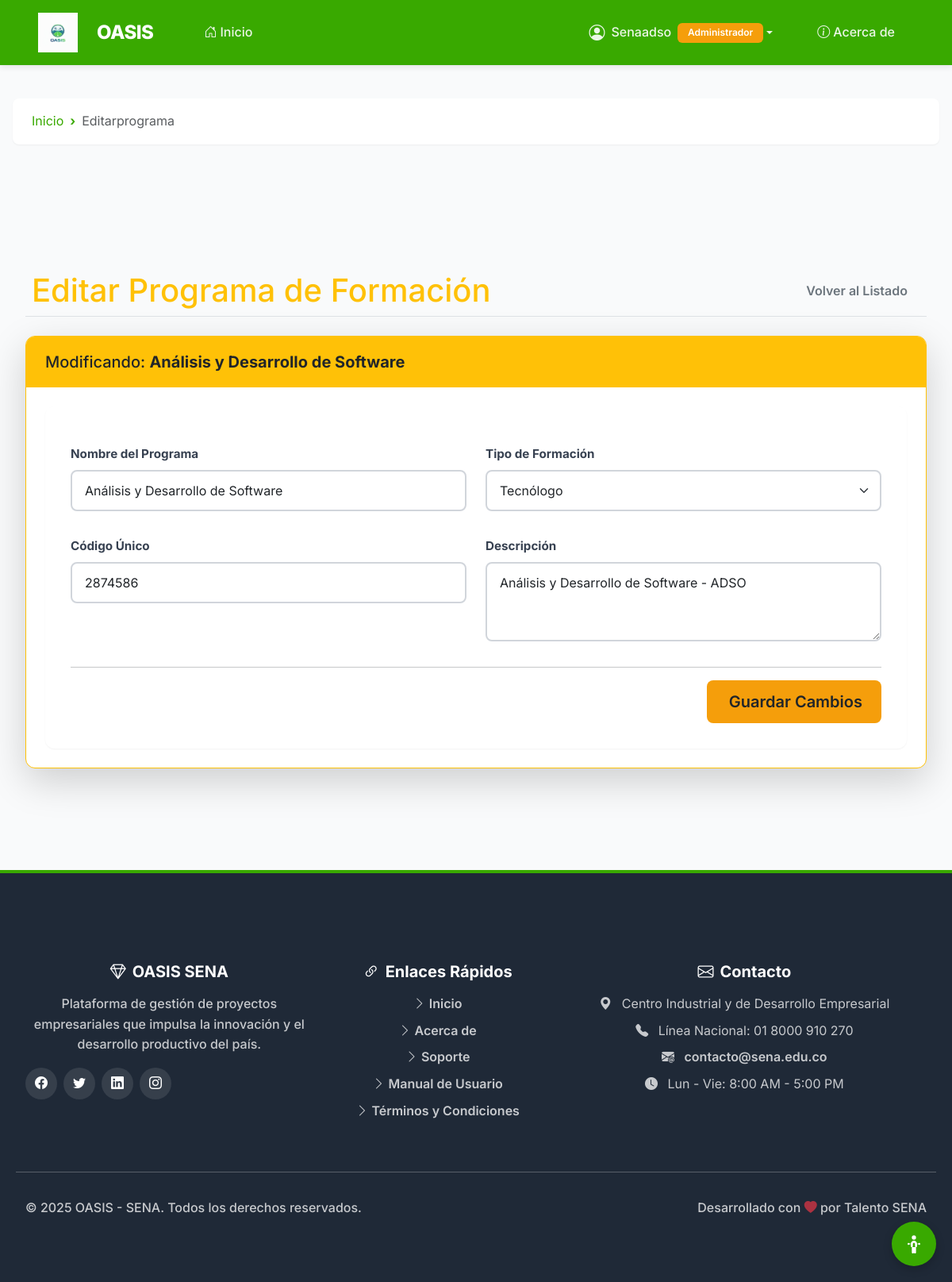
Screenshot of /gestion/programas/editar/1/ (signed in) with the database file from the repository.
### usuario/models.py (models this page shows, shortened)
class Usuario(AbstractUser):
    ADMIN = "ADMIN"
    EMPRESA = "EMPRESA"
    APRENDIZ = "APRENDIZ"
    INSTRUCTOR = "INSTRUCTOR"
    ROLES = [
        (ADMIN, "Administrador"),
        (EMPRESA, "Empresa"),
        (APRENDIZ, "Aprendiz"),
        (INSTRUCTOR, "Instructor"),
    ]
    rol = models.CharField(max_length=20, choices=ROLES, default=APRENDIZ, verbose_name="Rol del Usuario")
    esta_activo = models.BooleanField(default=True, verbose_name="Está Activo")
    class Meta:
        verbose_name = "Usuario del Sistema"
        verbose_name_plural = "Usuarios del Sistema"

class ProgramaFormativo(models.Model):
    TECNICO = "TECNICO"
    TECNOLOGO = "TECNOLOGO"
    ESPECIALIZACION = "ESPECIALIZACION"
    UNIVERSITARIO = "UNIVERSITARIO"
    TIPOS = [
        (TECNICO, "Técnico"),
        (TECNOLOGO, "Tecnólogo"),
        (ESPECIALIZACION, "Especialización Tecnológica"),
        (UNIVERSITARIO, "Universitario"),
    ]
    nombre = models.CharField(max_length=50, unique=True, verbose_name="Programa de Formación")
    descripcion = models.TextField(blank=True, null=True, verbose_name="Descripción")
    tipo = models.CharField(max_length=20, choices=TIPOS, verbose_name="Tipo de Programa")
    codigo = models.CharField(max_length=20, unique=True, verbose_name="Código del Programa")
    activo = models.BooleanField(default=True)
    class Meta:
        verbose_name = "Programa Formativo"
        verbose_name_plural = "Programas Formativos"

### usuario/utils.py (the view)
        def _wrapped_view(request, *args, **kwargs):
            user = request.user
            if not user.is_authenticated:
                return redirect(reverse('auth:login') + f'?next={request.get_full_path()}')
            if user.is_superuser:
                return view_func(request, *args, **kwargs)
            if hasattr(user, 'rol') and user.rol in allowed_roles:
                return view_func(request, *args, **kwargs)
            messages.error(request, "No tienes permiso para acceder a esta página.")
            return redirect('home:inicio') # Redirige a la página de inicio de la app 'home'

### gestion/templates/editar_programa.html (shortened to what this page needs)
{% extends 'base.html' %}
{% load widget_tweaks %}
{% block content %}
<div class="container my-5">
    <div class="d-flex justify-content-between align-items-center mb-4 border-bottom pb-2">
        <h1 class="text-warning mb-0">
             Editar Programa de Formación
        </h1>
        <a href="{% url 'gestion:gestion_programas' %}" class="btn btn-outline-secondary">
             Volver al Listado
        </a>
    </div>
    <div class="card shadow-lg border-warning">
        <div class="card-header bg-warning text-dark">
            <h5 class="mb-0">Modificando: <strong>{{ programa.nombre }}</strong></h5>
        </div>
        <div class="card-body">
            <form method="POST" novalidate>
                <div class="row">
                    <div class="col-md-6">
                        <div class="mb-3">
                            <label for="{{ form.nombre.id_for_label }}" class="form-label fw-bold">Nombre del Programa</label>
                            {% render_field form.nombre class="form-control" %}
                        </div>
                        <div class="mb-3">
                            <label for="{{ form.codigo.id_for_label }}" class="form-label fw-bold">Código Único</label>
                            {% render_field form.codigo class="form-control" %}
                        </div>
                    </div>
                    <div class="col-md-6">
                        <div class="mb-3">
                            <label for="{{ form.tipo.id_for_label }}" class="form-label fw-bold">Tipo de Formación</label>
                            {% render_field form.tipo class="form-select" %}
                        </div>
                        <div class="mb-3">
                            <label for="{{ form.descripcion.id_for_label }}" class="form-label fw-bold">Descripción</label>
                            {% render_field form.descripcion class="form-control" rows="3" %}
                        </div>
                    </div>
                </div>
                <hr>
                <div class="d-flex justify-content-end">
                    <button type="submit" class="btn btn-warning btn-lg text-dark">
                         Guardar Cambios
                    </button>
                </div>
            </form>
        </div>
    </div>
</div>
{% endblock %}

### home/templates/base.html (shortened to what this page needs)
<!DOCTYPE html>
{% load static %}
<html lang="es">
<head>
    <link href="https://cdn.jsdelivr.net/npm/bootstrap@5.3.0/dist/css/bootstrap.min.css" rel="stylesheet">
    <link rel="stylesheet" href="https://cdn.jsdelivr.net/npm/bootstrap-icons@1.11.3/font/bootstrap-icons.min.css">
    <link rel="stylesheet" href="{% static 'css/styles.css' %}">
</head>
<body>
    <nav class="navbar navbar-expand-lg navbar-dark" id="mainNavbar">
        <div class="container-fluid px-lg-5">
            <a class="navbar-brand d-flex align-items-center" href="{% url 'home:inicio' %}">
                <img class="logo_OASIS" src="{% static 'img/logo/Logo_OASIS.jpg' %}" alt="Logo OASIS">
                <span>OASIS</span>
            </a>
            <div class="collapse navbar-collapse" id="navbarNav">
                <ul class="navbar-nav me-auto mb-2 mb-lg-0 ms-lg-4">
                    <li class="nav-item">
                        <a class="nav-link {% if request.resolver_match.url_name == 'home:inicio' %}active{% endif %}"
                            href="{% url 'home:inicio' %}">
                            <i class="bi bi-house-door me-1"></i>Inicio
                        </a>
                    </li>
                </ul>
                <ul class="navbar-nav align-items-lg-center gap-2">
                    {% if user.is_authenticated %}
                    <li class="nav-item dropdown">
                        <a class="nav-link dropdown-toggle d-flex align-items-center" href="#"
                            id="userDropdown" role="button" data-bs-toggle="dropdown" aria-expanded="false">
                            <i class="bi bi-person-circle fs-5 me-2"></i>
                            <span>{{ user.username }}</span>
                            {% if user.get_rol_display %}
                            <span class="badge bg-warning ms-2">{{ user.get_rol_display }}</span>
                            {% endif %}
                        </a>
                    </li>
                    {% endif %}
                    <li class="nav-item">
                        <a class="nav-link {% if request.resolver_match.url_name == 'home:acerca_de' %}active{% endif %}"
                            href="{% url 'home:acerca_de' %}">
                            <i class="bi bi-info-circle me-1"></i>Acerca de
                        </a>
                    </li>
                </ul>
            </div>
        </div>
    </nav>
{% if request.resolver_match.url_name != 'home:inicio' %}
<nav aria-label="breadcrumb" class="container mt-3">
    <ol class="breadcrumb">
        <li class="breadcrumb-item">
            <a href="{% url 'home:inicio' %}">Inicio</a>
        </li>
        <li class="breadcrumb-item active" aria-current="page">
            {% if request.resolver_match.url_name %}
                {{ request.resolver_match.url_name|capfirst|cut:"_" }}
            {% else %}
                Página
            {% endif %}
        </li>
    </ol>
</nav>
{% endif %}
    <main class="container py-4">
        {% block content %}{% endblock %}
    </main>
    <footer class="mt-auto">
        <div class="container">
            <div class="row g-4 py-5">
                <div class="col-lg-4 col-md-6">
                    <h5 class="fw-bold mb-3">
                        <i class="bi bi-gem me-2"></i>OASIS SENA
                    </h5>
                    <p class="opacity-75 mb-3">
                        Plataforma de gestión de proyectos empresariales que impulsa
                        la innovación y el desarrollo productivo del país.
                    </p>
                    <div class="d-flex gap-2">
                        <a href="#" class="social-icon" title="Facebook" aria-label="Facebook">
                            <i class="bi bi-facebook"></i>
                        </a>
                        <a href="#" class="social-icon" title="Twitter" aria-label="Twitter">
                            <i class="bi bi-twitter"></i>
                        </a>
                        <a href="#" class="social-icon" title="LinkedIn" aria-label="LinkedIn">
                            <i class="bi bi-linkedin"></i>
                        </a>
                        <a href="#" class="social-icon" title="Instagram" aria-label="Instagram">
                            <i class="bi bi-instagram"></i>
                        </a>
                    </div>
                </div>
                <div class="col-lg-3 col-md-6">
                    <h5 class="fw-bold mb-3">
                        <i class="bi bi-link-45deg me-2"></i>Enlaces Rápidos
                    </h5>
                    <ul class="list-unstyled">
                        <li class="mb-2">
                            <a href="{% url 'home:inicio' %}" class="opacity-75">
                                <i class="bi bi-chevron-right me-1"></i>Inicio
                            </a>
                        </li>
                        <li class="mb-2">
                            <a href="{% url 'home:acerca_de' %}" class="opacity-75">
                                <i class="bi bi-chevron-right me-1"></i>Acerca de
                            </a>
                        </li>
                        <li class="mb-2">
                            <a href="{% url 'auth:contacto' %}" class="opacity-75">
                                <i class="bi bi-chevron-right me-1"></i>Soporte
                            </a>
                        </li>
                        <li class="mb-2">
                            <a href="{% url 'auth:manual_usuario' %}" class="opacity-75">
                                <i class="bi bi-chevron-right me-1"></i>Manual de Usuario
                            </a>
                        </li>
                        <li class="mb-2">
                            <a href="{% url 'home:tyc' %}" class="opacity-75">
                                <i class="bi bi-chevron-right me-1"></i>Términos y Condiciones
                            </a>
                        </li>
                    </ul>
                </div>
                <div class="col-lg-5 col-md-12">
                    <h5 class="fw-bold mb-3">
                        <i class="bi bi-envelope me-2"></i>Contacto
                    </h5>
                    <ul class="list-unstyled opacity-75">
                        <li class="mb-2">
                            <i class="bi bi-geo-alt-fill me-2"></i>
                            Centro Industrial y de Desarrollo Empresarial
                        </li>
                        <li class="mb-2">
                            <i class="bi bi-telephone-fill me-2"></i>
                            Línea Nacional: 01 8000 910 270
                        </li>
                        <li class="mb-2">
                            <i class="bi bi-envelope-at-fill me-2"></i>
                            <a href="mailto:contacto@sena.edu.co">contacto@sena.edu.co</a>
                        </li>
                        <li class="mb-2">
                            <i class="bi bi-clock-fill me-2"></i>
                            Lun - Vie: 8:00 AM - 5:00 PM
                        </li>
                    </ul>
                </div>
            </div>
            <div class="row border-top border-white border-opacity-25 pt-4 pb-3">
                <div class="col-md-6 text-center text-md-start mb-2 mb-md-0">
                    <p class="mb-0 opacity-75">
                        &copy; 2025 OASIS - SENA. Todos los derechos reservados.
                    </p>
                </div>
                <div class="col-md-6 text-center text-md-end">
                    <p class="mb-0 opacity-75">
                        Desarrollado con <i class="bi bi-heart-fill text-danger"></i> por Talento SENA
                    </p>
                </div>
            </div>
        </div>
    </footer>
    <button id="accesibilidad-btn" aria-label="Menú de accesibilidad" title="Accesibilidad (Alt+A)">
    </button>
</body>
</html>

### rows the page displays
Usuario: username "Senaadso", rol "Administrador"
ProgramaFormativo: nombre "Análisis y Desarrollo de Software", codigo "2874586", tipo "Tecnólogo", descripcion "Análisis y Desarrollo de Software - ADSO"

### other values shown
{{ request.resolver_match.url_name|capfirst|cut:"_" }} "Editarprograma"
